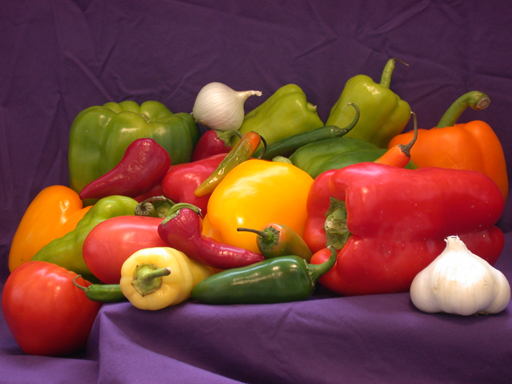
#> input picture Bayer Filter, Dithering and Geometric Operations/PeppersRGB.bmp, 512 x 384 px, given in place of test.jpg, which was not available
$ python A1_submission.py
#> lines starting #> are read from the running program, lines starting #| are printed output that depends on the picture; long printed decimals are rounded; pictures that were not available may be replaced by others from this repository, and a replacement may not be noted
"""Include your imports here
Some example imports are below"""

import numpy as np
from skimage import io, img_as_ubyte
import matplotlib.pyplot as plt
import math

# Histogram computed by your code (cannot use in-built functions!)
def compute_histogram(image, n_bins):
    img = img_as_ubyte(image)

    hist = np.zeros(n_bins, dtype=int)
    pixels = 256 / n_bins

    for i in img.flatten():
        index = int(i // pixels)
        hist[index] += 1

    return hist


def part1_histogram_compute():
    filename = r'test.jpg'
    image = io.imread(filename, as_gray=True)
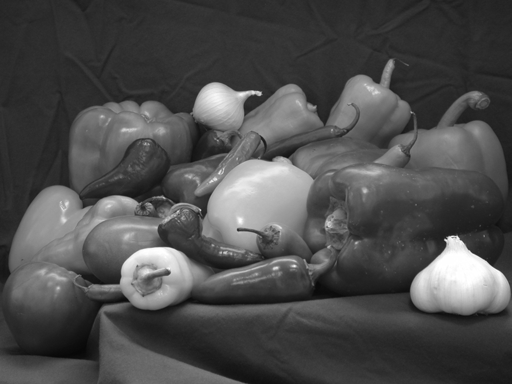
#> image: shape (384, 512) float64; min 0.0291, max 1, mean 0.303
    img = img_as_ubyte(image)

    """add your code here"""
    n = 64

    hist = compute_histogram(image, n)
#> the loop in compute_histogram, `for i in img.flatten():` made 196608 passes
#> (i, index) on passes 1 to 3: (39, 9), (40, 10), (42, 10)
#> after the loop in compute_histogram, `for i in img.flatten():`: hist = 64 values, max 26058 at index 11, min 0 at index 0, mean 3072

    # Histogram computed by numpy
    hist_np, _ = np.histogram(img.flatten(), bins=n, range=[0, 256])
#> hist_np has the same summary as hist in compute_histogram

    """Plotting code provided here
    Make sure to match the variable names in your code!"""

    plt.figure(figsize=(8, 10))
    plt.subplot(121), plt.plot(hist), plt.title('My Histogram')
    plt.xlim([0, n])
    plt.subplot(122), plt.plot(hist_np), plt.title('Numpy Histogram')
    plt.xlim([0, n])

    plt.show()
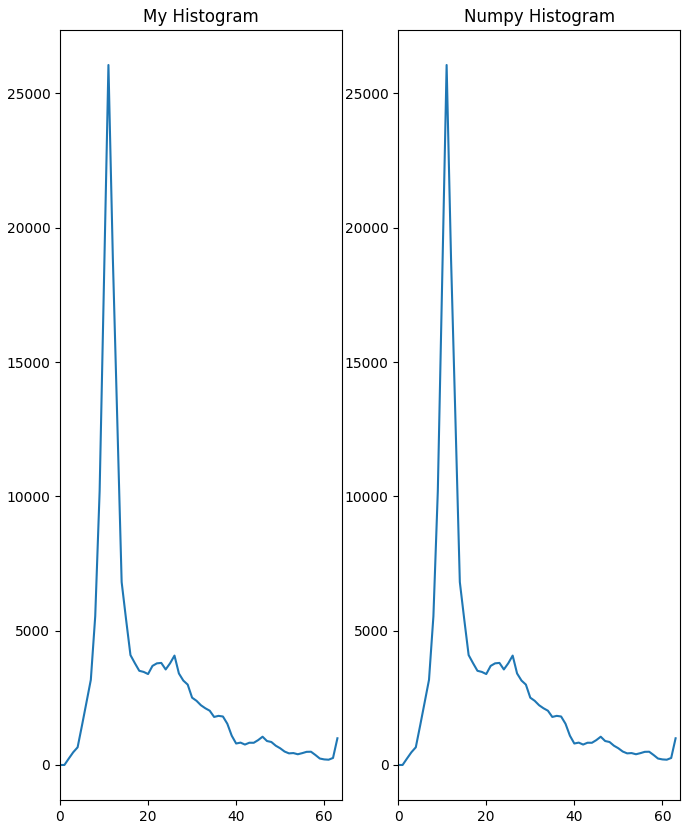
#> figure drawn by matplotlib, 2 panels; panel 1: curve peaks at x = 11, y = 26058; panel 2: curve peaks at x = 11, y = 26058


def histogram_equalization(img, n_bins):
    hist, bins = np.histogram(img.flatten(), bins=n_bins, range=[0, 256])

    K = 256  # Number of possible pixel values

    img_eq = np.zeros_like(img, dtype=np.uint8)

    M, N = img.shape
    total_pixels = M * N

    for i in range(n_bins):
        hist_sum = np.sum(hist[:i + 1])
        img_eq[(img >= bins[i]) & (img <= bins[i + 1])] = int((K - 1) * hist_sum / total_pixels + 0.5)

    hist_eq, _ = np.histogram(img_eq.flatten(), bins=n_bins, range=[0, 256])

    return img_eq, hist_eq

def part2_histogram_equalization():
    filename = r'test.jpg'
    image = io.imread(filename, as_gray=True)
    img = img_as_ubyte(image)

    n_bins = 64

    hist = compute_histogram(image, n_bins)
#> the loop in compute_histogram (call 2), `for i in img.flatten():` made 196608 passes
    img_eq1, hist_eq = histogram_equalization(img, n_bins)
#> in histogram_equalization, `hist, bins = np.histogram(img.flatten(), bins=n_bins, range=[0, 256])`: bins = 65 values from 0 to 256
#> the loop in histogram_equalization, `for i in range(n_bins):` made 64 passes
#> hist_sum on passes 1 to 12: 0, 1, 242, 716, 1375, 2853, 5175, 8346, 13884, 24077, 42182, 68240
#> after the loop in histogram_equalization, `for i in range(n_bins):`:
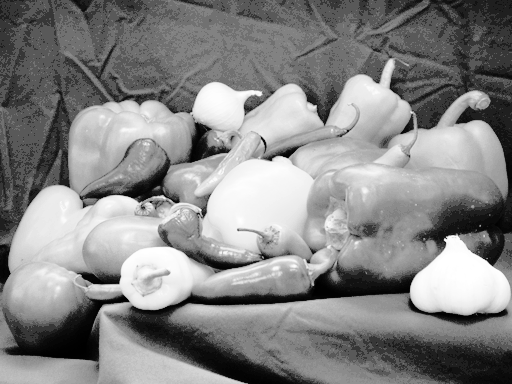
#> img_eq: shape (384, 512); min 0, max 255, mean 134.2
#> in histogram_equalization, `hist_eq, _ = np.histogram(img_eq.flatten(), bins=n_bins, range=[0, 256])`: hist_eq = 64 values, max 26058 at index 22, min 0 at index 3, mean 3072

    # Plotting code
    plt.figure(figsize=(8, 10))
    plt.subplot(221), plt.imshow(image, 'gray'), plt.title('Original Image')
    plt.subplot(222), plt.plot(hist), plt.title('Histogram')
    plt.xlim([0, n_bins])
    plt.subplot(223), plt.imshow(img_eq1, 'gray'), plt.title('New Image')
    plt.subplot(224), plt.plot(hist_eq), plt.title('Histogram After Equalization')
    plt.xlim([0, n_bins])

    plt.show()
#> figure, not shown here; panel 2: curve peaks at x = 11, y = 26058; panel 4: curve peaks at x = 22, y = 26058


def part3_histogram_comparing():

    filename1 = 'day.jpg'
    filename2 = 'night.jpg'

    # Read in the image
    img1 = io.imread(filename1, as_gray=True)
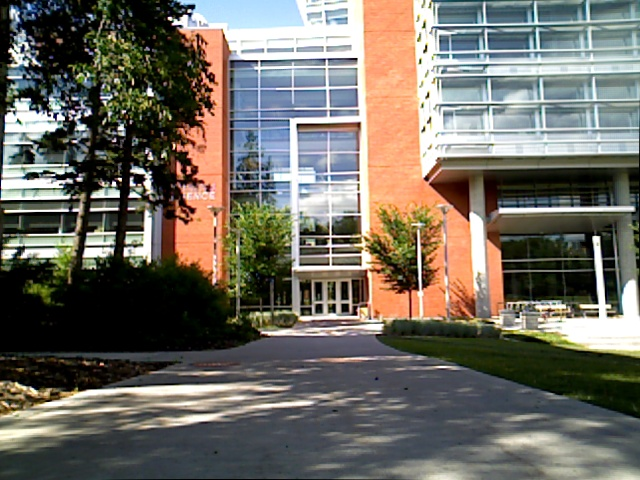
#> input picture Histogram/day.jpg, 640 x 480 px
#> img1: shape (480, 640) float64; min 0, max 1, mean 0.424
    # Read in another image
    img2 = io.imread(filename2, as_gray=True)
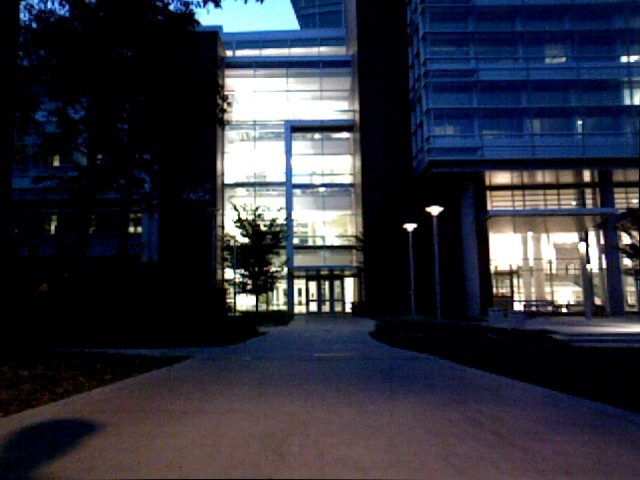
#> input picture Histogram/night.jpg, 640 x 480 px
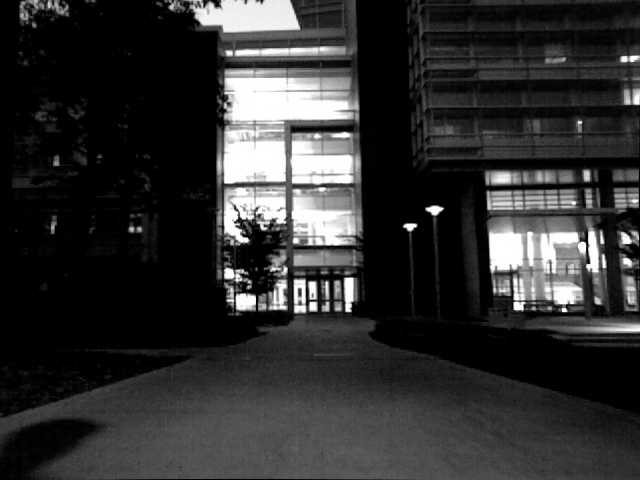
#> img2: shape (480, 640) float64; min 0, max 1, mean 0.191

    # Calculate the histograms for img1 and img2 (you can use skimage or numpy)
    hist1, _ = np.histogram(img1.flatten(), bins=256, range=[0, 1])
#> hist1 = 256 values, max 16531 at index 0, min 391 at index 243, mean 1200
    hist2, _ = np.histogram(img2.flatten(), bins=256, range=[0, 1])
#> hist2 = 256 values, max 93941 at index 0, min 110 at index 218, mean 1200

    # Normalize the histograms for img1 and img2
    hist1_norm = hist1 / np.sum(hist1)
#> hist1_norm = 256 values, max 0.0538 at index 0, min 0.00127 at index 243, mean 0.00391
    hist2_norm = hist2 / np.sum(hist2)
#> hist2_norm = 256 values, max 0.306 at index 0, min 0.000358 at index 218, mean 0.00391

    # Calculate the Bhattacharya coefficient (check the wikipedia page linked on eclass for formula)
    bc = np.sum(np.sqrt(hist1_norm * hist2_norm))
#> bc = 0.867

    print("Bhattacharyya Coefficient: ", bc)
#| Bhattacharyya Coefficient:  0.8671


def histogram_matching(image, reference):
        # Step 1: Compute PA(a) - normalized cumulative input histogram
        hist_input, _ = np.histogram(image.flatten(), bins=256, range=[0, 256], density=True)
        PA = np.cumsum(hist_input)

        # Step 2: Compute PR(a) - normalized cumulative reference histogram
        hist_ref, _ = np.histogram(reference.flatten(), bins=256, range=[0, 256], density=True)
        PR = np.cumsum(hist_ref)

        # Step 3: Compute the inverse mapping function A[a], = invPR(PA[a])
        A = np.zeros(256)
        for a in range(256):
            a_prime = 0
            while a_prime < 255 and PA[a] > PR[a_prime]:
                a_prime += 1
            A[a] = a_prime

        # Step 4: Apply the mapping to each pixel in the image
        matched_image = A[image]

        return matched_image


def part4_histogram_matching():
    filename1 = 'day.jpg'
    filename2 = 'night.jpg'

    #============Grayscale============

    # Read in the image
    source_gs = io.imread(filename1, as_gray=True)
    source_gs = img_as_ubyte(source_gs)
    # Read in another image
    template_gs = io.imread(filename2, as_gray=True)
    template_gs = img_as_ubyte(template_gs)

    # Grayscale histogram matching
    matched_gs = histogram_matching(source_gs, template_gs)
#> in histogram_matching, `hist_input, _ = np.histogram(image.flatten(), bins=256, range=[0, 256]..`: hist_input = 256 values, max 0.0423 at index 0, min 0.00123 at index 239, mean 0.00391
#> in histogram_matching, `PA = np.cumsum(hist_input)`: PA = 256 values from 0.0423 to 1
#> in histogram_matching, `hist_ref, _ = np.histogram(reference.flatten(), bins=256, range=[0, 25..`: hist_ref = 256 values, max 0.259 at index 0, min 0.000355 at index 206, mean 0.00391
#> in histogram_matching, `PR = np.cumsum(hist_ref)`: PR = 256 values from 0.259 to 1

    fig = plt.figure()
    gs = plt.GridSpec(1, 3)
    ax1 = fig.add_subplot(gs[0, 0])
    ax2 = fig.add_subplot(gs[0, 1], sharex=ax1, sharey=ax1)
    ax3 = fig.add_subplot(gs[0, 2], sharex=ax1, sharey=ax1)

    for aa in (ax1, ax2, ax3):
        aa.set_axis_off()

    ax1.imshow(source_gs, cmap=plt.cm.gray)
    ax1.set_title('source_gs')
    ax2.imshow(template_gs, cmap=plt.cm.gray)
    ax2.set_title('template_gs')
    ax3.imshow(matched_gs, cmap=plt.cm.gray)
    ax3.set_title('matched_gs')
    plt.show()

    #============RGB============

    # Read in the image
    source_rgb = io.imread(filename1)
    # Read in another image
    template_rgb = io.imread(filename2)

    # RGB histogram matching
    matched_rgb = np.zeros_like(source_rgb)
    for channel in range(3):
        matched_rgb[:, :, channel] = histogram_matching(source_rgb[:, :, channel], template_rgb[:, :, channel])
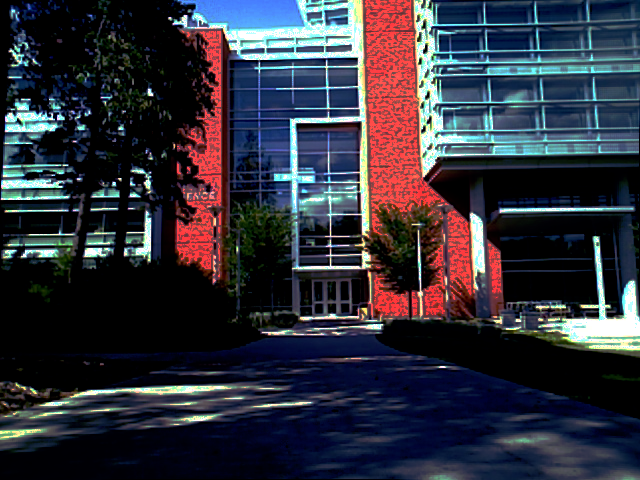
#> matched_rgb: shape (480, 640, 3); mean R, G, B 48.3, 48.8, 59.5

    fig = plt.figure()
    gs = plt.GridSpec(1, 3)
    ax1 = fig.add_subplot(gs[0, 0])
    ax2 = fig.add_subplot(gs[0, 1], sharex=ax1, sharey=ax1)
    ax3 = fig.add_subplot(gs[0, 2], sharex=ax1, sharey=ax1)

    for aa in (ax1, ax2, ax3):
        aa.set_axis_off()

    ax1.imshow(source_rgb)
    ax1.set_title('source_rgb')
    ax2.imshow(template_rgb)
    ax2.set_title('template_rgb')
    ax3.imshow(matched_rgb)
    ax3.set_title('matched_rgb')
    plt.show()

if __name__ == '__main__':
    part1_histogram_compute()
    part2_histogram_equalization()
    part3_histogram_comparing()
    part4_histogram_matching()
